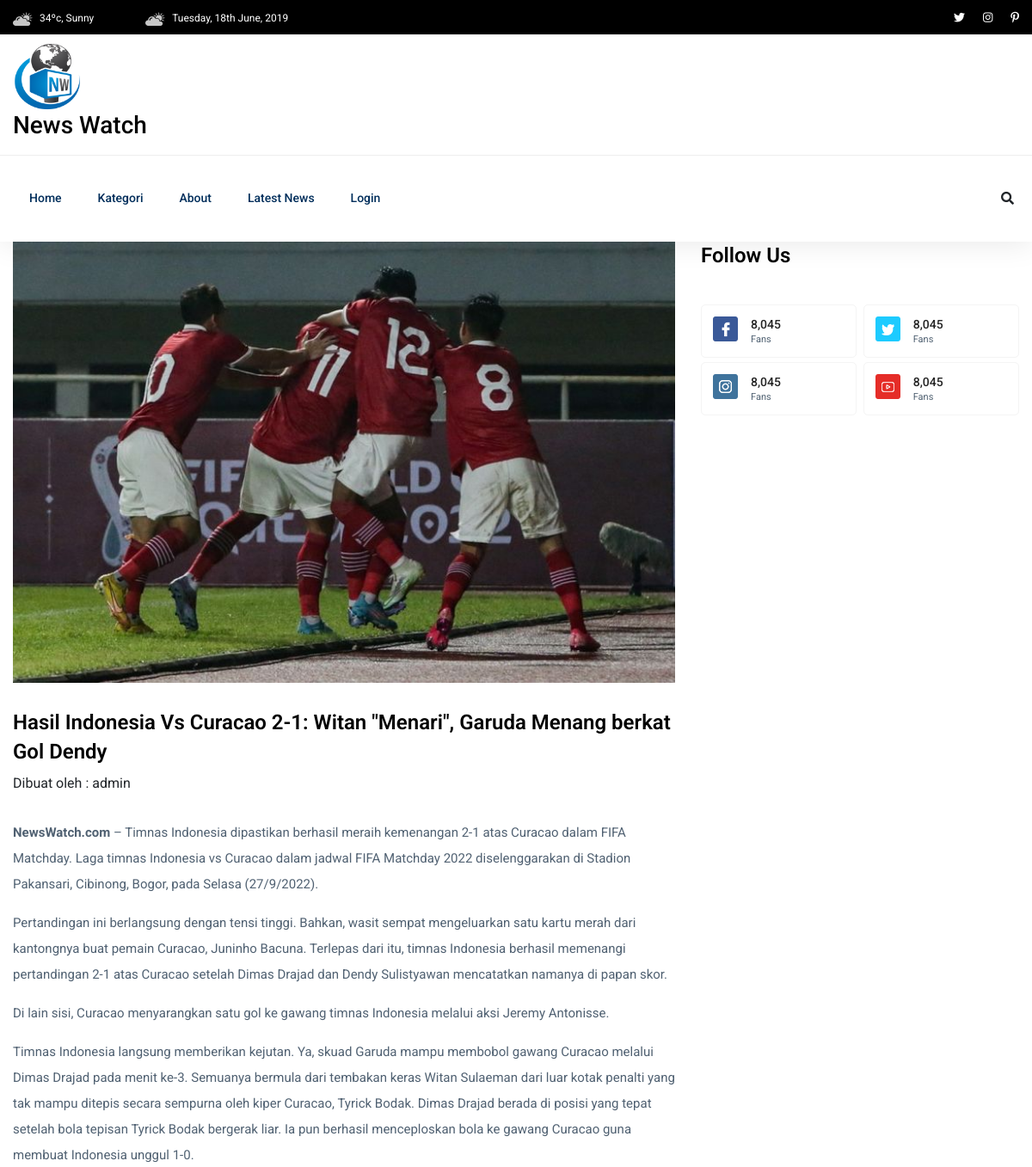
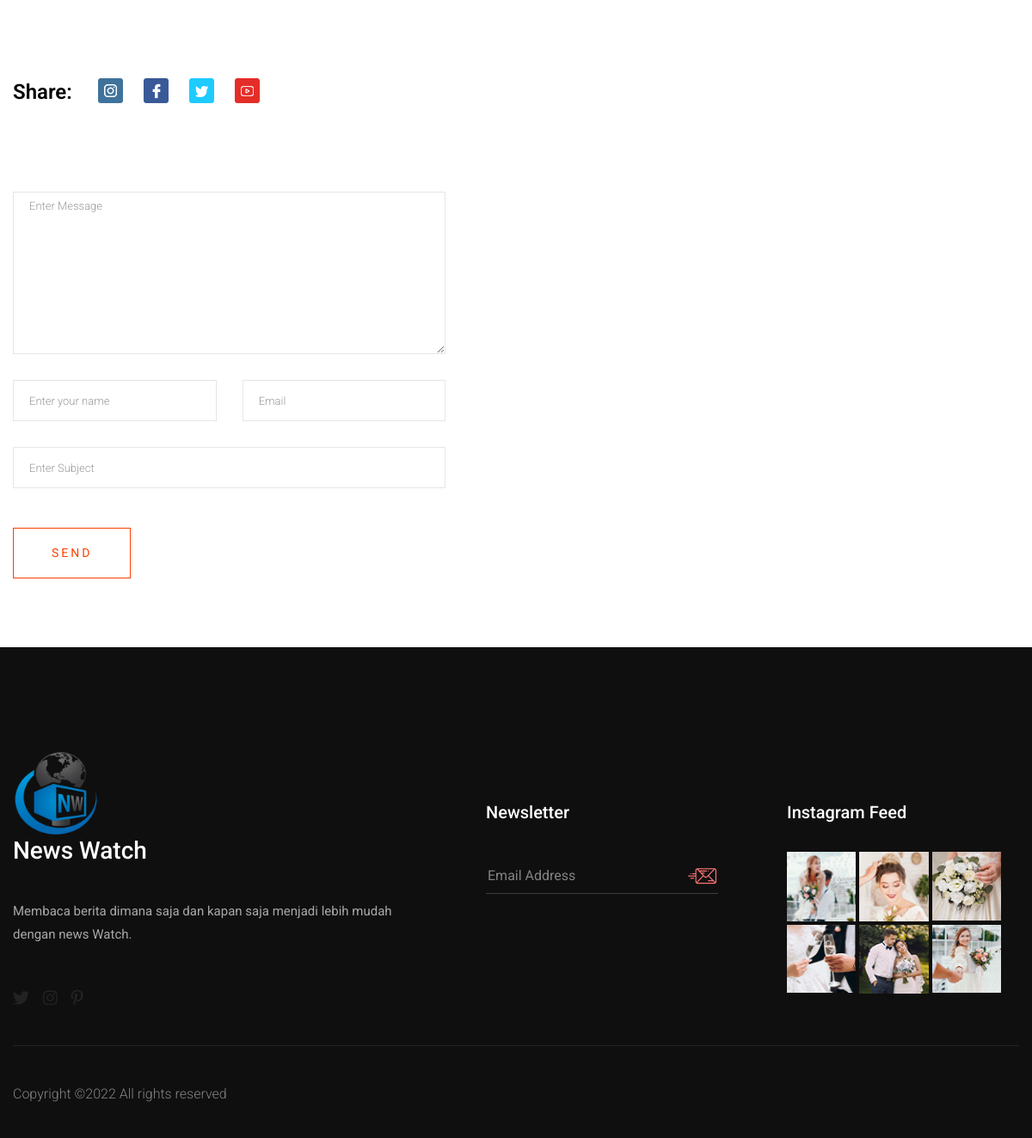
The page /berita/index.php?detail&id=16 on the database its author committed (2 pictures, top to bottom).
### tables this page shows
CREATE TABLE `berita` (
  `id` int(11) NOT NULL,
  `id_kategori` int(11) NOT NULL,
  `users_id` int(11) NOT NULL,
  `judul` varchar(100) NOT NULL,
  `content` mediumtext NOT NULL,
  `foto` text NOT NULL,
  `tanggal` datetime NOT NULL
);

CREATE TABLE `users` (
  `id` int(11) NOT NULL,
  `nama` varchar(100) NOT NULL,
  `username` varchar(100) NOT NULL,
  `password` varchar(100) NOT NULL,
  `level` int(11) NOT NULL,
  `foto` text NOT NULL
);

### berita/index.php (the view, shortened to what the rows shown need)
<?php include '../koneksi.php' ?>
<!doctype html>
<html class="no-js" lang="zxx">
    <head>
            <link rel="stylesheet" href="assets/css/bootstrap.min.css">
            <link rel="stylesheet" href="assets/css/owl.carousel.min.css">
            <link rel="stylesheet" href="assets/css/ticker-style.css">
            <link rel="stylesheet" href="assets/css/flaticon.css">
            <link rel="stylesheet" href="assets/css/slicknav.css">
            <link rel="stylesheet" href="assets/css/animate.min.css">
            <link rel="stylesheet" href="assets/css/magnific-popup.css">
            <link rel="stylesheet" href="assets/css/fontawesome-all.min.css">
            <link rel="stylesheet" href="assets/css/themify-icons.css">
            <link rel="stylesheet" href="assets/css/slick.css">
            <link rel="stylesheet" href="assets/css/nice-select.css">
            <link rel="stylesheet" href="assets/css/style.css">
   </head>
   <body>
    <main>
    <?php if (isset($_GET['detail'])) {?>
        <div class="about-area">
            <div class="container">
                   <div class="row">
                    <?php
                    $query =  "SELECT berita.id, berita.judul, berita.content,berita.foto, users.nama as nama_user FROM berita join users on users.id = berita.users_id where berita.id = '$_GET[id]'";
                    $sql = mysqli_query($koneksi,$query);
                    $data= mysqli_fetch_assoc($sql);
                    ?>
                        <div class="col-lg-8">
                            <div class="about-right mb-90">
                                <div class="about-img">
                                    <img src="../admin/images/berita/<?= $data['foto']?>" alt="">
                                </div>
                                <div class="section-tittle mb-30 pt-30">
                                    <h3><?= $data['judul'] ?></h3>
                                    <span>Dibuat oleh : <?= $data['nama_user'] ?></span>
                                </div>
                                <div class="about-prea">
                                    <p class="about-pera1 mb-25"><?= $data['content'] ?></p>
                                </div>
                                <div class="social-share pt-30">
                                    <div class="section-tittle">
                                        <h3 class="mr-20">Share:</h3>
                                        <ul>
                                            <li><a href="#"><img src="assets/img/news/icon-ins.png" alt=""></a></li>
                                            <li><a href="#"><img src="assets/img/news/icon-fb.png" alt=""></a></li>
                                            <li><a href="#"><img src="assets/img/news/icon-tw.png" alt=""></a></li>
                                            <li><a href="#"><img src="assets/img/news/icon-yo.png" alt=""></a></li>
                                        </ul>
                                    </div>
                                </div>
                            </div>
                            <div class="row">
                                <div class="col-lg-8">
                                    <form class="form-contact contact_form mb-80" action="contact_process.php" method="post" id="contactForm" novalidate="novalidate">
                                        <div class="row">
                                            <div class="col-12">
                                                <div class="form-group">
                                                    <textarea class="form-control w-100 error" name="message" id="message" cols="30" rows="9" onfocus="this.placeholder = ''" onblur="this.placeholder = 'Enter Message'" placeholder="Enter Message"></textarea>
                                                </div>
                                            </div>
                                            <div class="col-sm-6">
                                                <div class="form-group">
                                                    <input class="form-control error" name="name" id="name" type="text" onfocus="this.placeholder = ''" onblur="this.placeholder = 'Enter your name'" placeholder="Enter your name">
                                                </div>
                                            </div>
                                            <div class="col-sm-6">
                                                <div class="form-group">
                                                    <input class="form-control error" name="email" id="email" type="email" onfocus="this.placeholder = ''" onblur="this.placeholder = 'Enter email address'" placeholder="Email">
                                                </div>
                                            </div>
                                            <div class="col-12">
                                                <div class="form-group">
                                                    <input class="form-control error" name="subject" id="subject" type="text" onfocus="this.placeholder = ''" onblur="this.placeholder = 'Enter Subject'" placeholder="Enter Subject">
                                                </div>
                                            </div>
                                        </div>
                                        <div class="form-group mt-3">
                                            <button type="submit" class="button button-contactForm boxed-btn">Send</button>
                                        </div>
                                    </form>
                                </div>
                            </div>
                        </div>
                        <div class="col-lg-4">
                            <div class="section-tittle mb-40">
                                <h3>Follow Us</h3>
                            </div>
                            <div class="single-follow mb-45">
                                <div class="single-box">
                                    <div class="follow-us d-flex align-items-center">
                                        <div class="follow-social">
                                            <a href="#"><img src="assets/img/news/icon-fb.png" alt=""></a>
                                        </div>
                                        <div class="follow-count">
                                            <span>8,045</span>
                                            <p>Fans</p>
                                        </div>
                                    </div>
                                    <div class="follow-us d-flex align-items-center">
                                        <div class="follow-social">
                                            <a href="#"><img src="assets/img/news/icon-tw.png" alt=""></a>
                                        </div>
                                        <div class="follow-count">
                                            <span>8,045</span>
                                            <p>Fans</p>
                                        </div>
                                    </div>
                                        <div class="follow-us d-flex align-items-center">
                                        <div class="follow-social">
                                            <a href="#"><img src="assets/img/news/icon-ins.png" alt=""></a>
                                        </div>
                                        <div class="follow-count">
                                            <span>8,045</span>
                                            <p>Fans</p>
                                        </div>
                                    </div>
                                    <div class="follow-us d-flex align-items-center">
                                        <div class="follow-social">
                                            <a href="#"><img src="assets/img/news/icon-yo.png" alt=""></a>
                                        </div>
                                        <div class="follow-count">
                                            <span>8,045</span>
                                            <p>Fans</p>
                                        </div>
                                    </div>
                                </div>
                            </div>
                        </div>
                   </div>
            </div>
        </div>
    <?php } ?>
    </main>
    </body>
</html>

### rows shown on the page
berita: foto (picture), judul "Hasil Indonesia Vs Curacao 2-1: Witan \"Menari\", Garuda Menang berkat Gol Dendy", users.nama "admin", content "NewsWatch.com – Timnas Indonesia dipastikan berhasil meraih kemenangan 2-1 atas Curacao dalam FIFA Matchday. Laga timnas Indonesia vs Curacao dalam jadwal FIFA Matchday 2022 diselenggarakan di Stadion Pakansari, Cibinong, Bogor, pada Selasa (27/9/2022). Pertandingan ini berlangsung dengan tensi tinggi. Bahkan, wasit sempat mengeluarkan satu kartu merah dari kantongnya buat pemain Curacao, Juninho Bacuna. Terlepas dari itu, timnas Indonesia berhasil memenangi pertandingan 2-1 atas Curacao setelah Dimas Drajad dan Dendy Sulistyawan mencatatkan namanya di papan skor. Di lain sisi, Curacao menyarangkan satu gol ke gawang timnas Indonesia melalui aksi Jeremy Antonisse. Timnas Indonesia langsung…"
